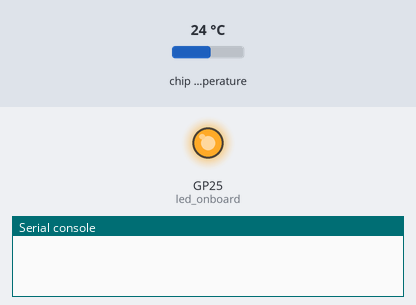
Recording of a program running on a simulated Raspberry Pi Pico running MicroPython. On the bench: output pins drawn as LEDs (lit = HIGH), the last lines printed to the serial console. Inputs (shaded band) come from the test bench; at power-on: chip temperature 24 °C.

Above: at 0.1 s.
At 1.1 s:
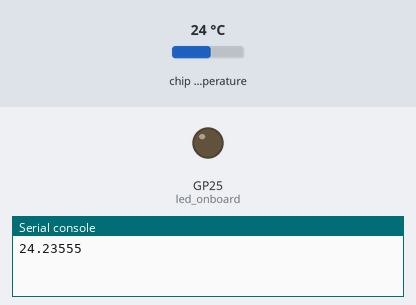
Timing chart, 0 to 2.6 s (numbered marks = the images above):
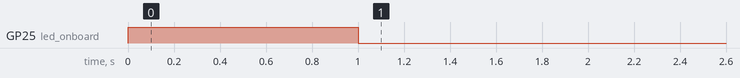

The program:

Temperature_sensor_reading.py
```python
"""Using the pico temperature sensor"""

# pylint: disable=import-error
import machine
import utime

# Get the temperature from the internal RP2040 temperature sensor.
sensor_temp = machine.ADC(4)

# See Raspberry Pi Pico datasheet for the conversion factor.
CONVERSION_FACTOR = 3.3 / (65535)

# Set up LEDs.
led_onboard = machine.Pin(25, machine.Pin.OUT)

def leds_off():
    """Turn off all the LEDs."""
    led_onboard.value(0)

def leds_on():
    """Turn on all the LEDs."""
    led_onboard.value(1)

# Flash all the LEDs on startup.
leds_off()
leds_on()
utime.sleep(1)
leds_off()

# Go into a loop.
while True:
    # Get a temperature reading.
    reading = sensor_temp.read_u16() * CONVERSION_FACTOR

    # Convert the temperature into degrees celsius.
    temperature = 27 - (reading - 0.706)/0.001721
    print(temperature)

    # Sleep for 5 seconds.
    utime.sleep(5)
```
